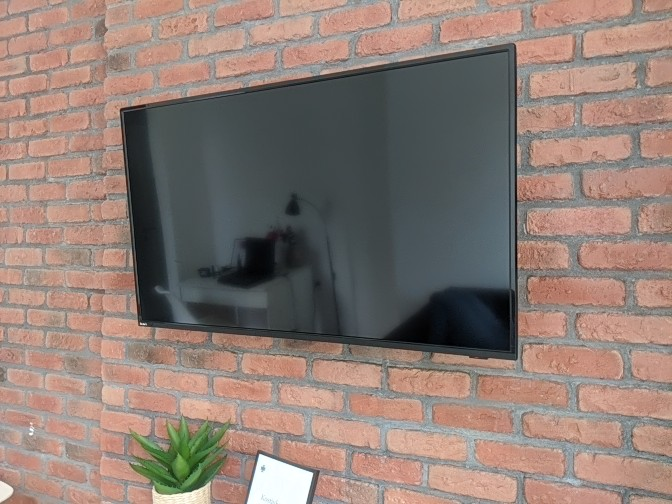
#> input picture media/test.jpg, 672 x 504 px
$ python color_spaces_photo.py
#> lines starting #> are read from the running program, lines starting #| are printed output that depends on the picture
import cv2

image = cv2.imread('media/test.jpg', cv2.IMREAD_COLOR)
#> image is the input picture: shape (504, 672, 3); mean B, G, R 116.6, 124.4, 141.9
image_split = cv2.split(image)
cv2.imshow("image_1", image_split[0])
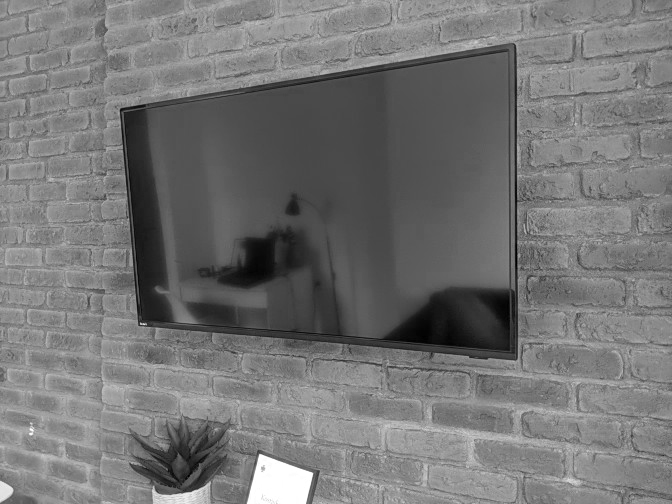
#> window 'image_1': shape (504, 672); min 0, max 255, mean 116.6
cv2.imshow("image_2", image_split[1])
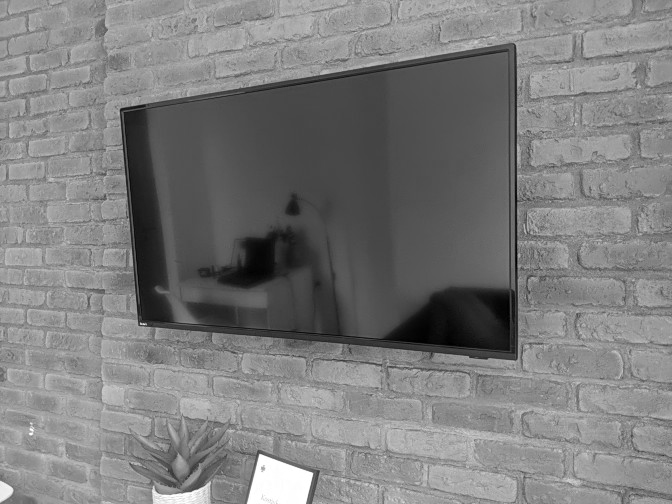
#> window 'image_2': shape (504, 672); min 0, max 255, mean 124.4
cv2.imshow("image_3", image_split[2])
cv2.waitKey()

image_cvt = cv2.cvtColor(image, cv2.COLOR_BGR2LAB)
#> image_cvt: shape (504, 672, 3); mean of channels 0, 1, 2 135.4, 133.4, 134.6
image_split = cv2.split(image_cvt)
cv2.imshow("image_1", image_split[0])
cv2.imshow("image_2", image_split[1])
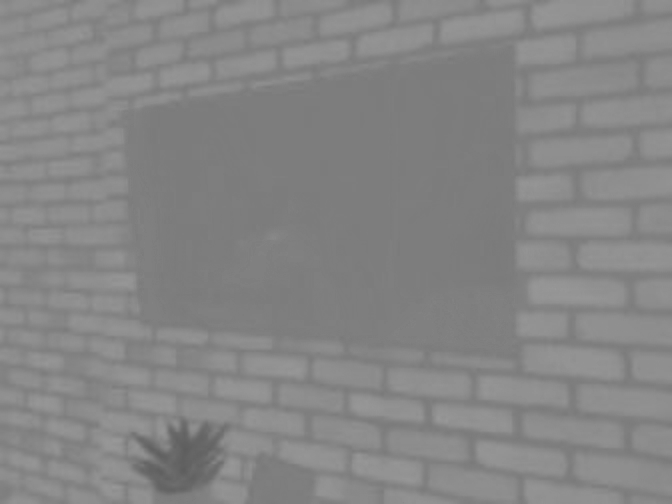
#> window 'image_2': shape (504, 672); min 93, max 153, mean 133.4
cv2.imshow("image_3", image_split[2])
cv2.waitKey()

image_hsv = cv2.cvtColor(image, cv2.COLOR_BGR2HSV)
#> image_hsv: shape (504, 672, 3); mean H, S, V 39.9, 54.9, 146.1
image_split = cv2.split(image_hsv)
cv2.imshow("image_1", image_split[0])
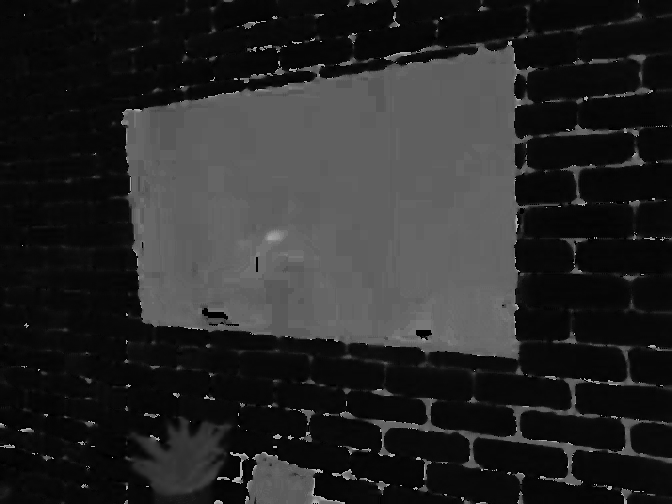
#> window 'image_1': shape (504, 672); min 0, max 179, mean 39.9
cv2.imshow("image_2", image_split[1])
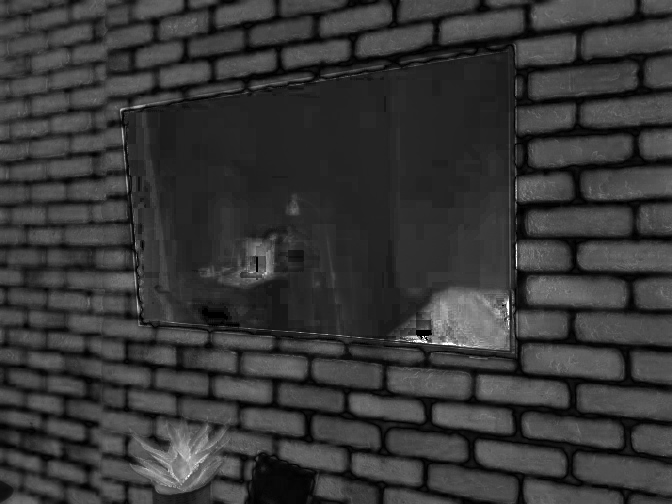
#> window 'image_2': shape (504, 672); min 0, max 255, mean 54.9
cv2.imshow("image_3", image_split[2])
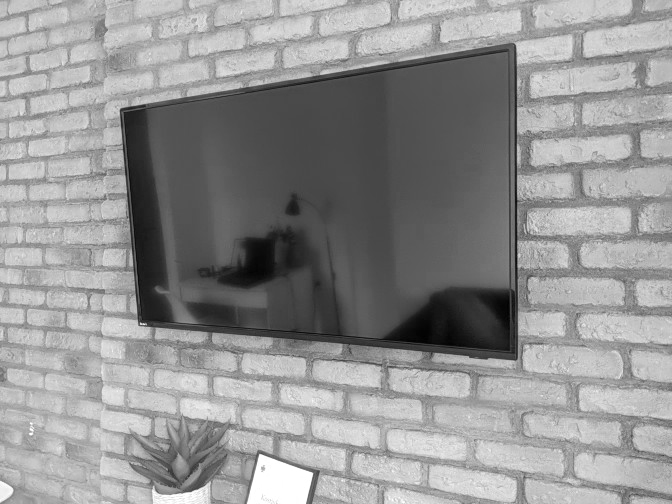
#> window 'image_3': shape (504, 672); min 0, max 255, mean 146.1
cv2.waitKey()

image_YCrCb = cv2.cvtColor(image, cv2.COLOR_BGR2YCrCb)
#> image_YCrCb: shape (504, 672, 3); mean of channels 0, 1, 2 128.7, 137.4, 121.1
image_split = cv2.split(image_YCrCb)
cv2.imshow("image_1", image_split[0])
cv2.imshow("image_2", image_split[1])
cv2.imshow("image_3", image_split[2])
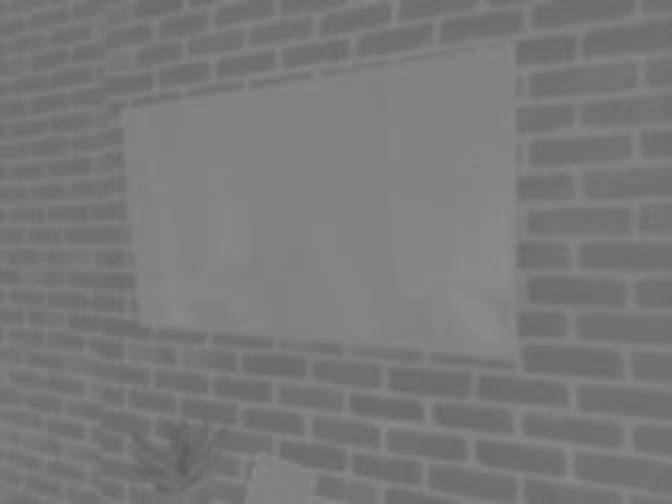
#> window 'image_3': shape (504, 672); min 91, max 139, mean 121.1
cv2.waitKey()

cv2.destroyAllWindows()
